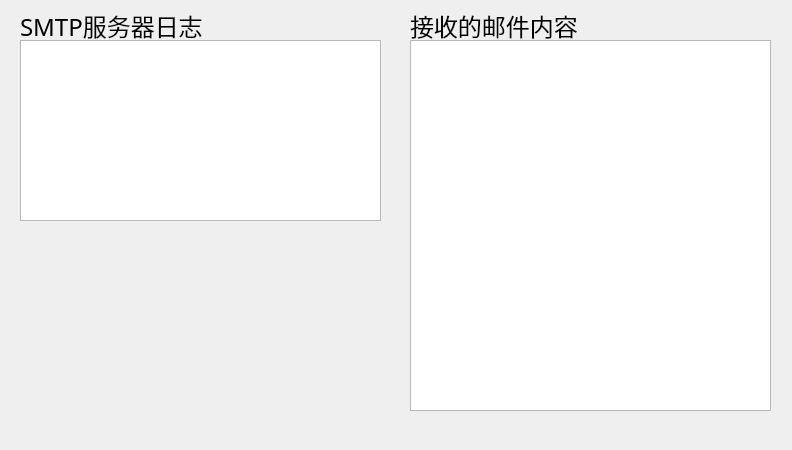
<?xml version="1.0" encoding="UTF-8"?>
<ui version="4.0">
 <class>Dialog</class>
 <widget class="QDialog" name="Dialog">
  <property name="geometry">
   <rect>
    <x>0</x>
    <y>0</y>
    <width>792</width>
    <height>450</height>
   </rect>
  </property>
  <property name="windowTitle">
   <string>邮件服务器</string>
  </property>
  <widget class="QLabel" name="loglab">
   <property name="geometry">
    <rect>
     <x>20</x>
     <y>10</y>
     <width>271</width>
     <height>31</height>
    </rect>
   </property>
   <property name="font">
    <font>
     <family>Kaiti SC</family>
     <pointsize>18</pointsize>
    </font>
   </property>
   <property name="text">
    <string>SMTP服务器日志</string>
   </property>
  </widget>
  <widget class="QLabel" name="contlab">
   <property name="geometry">
    <rect>
     <x>410</x>
     <y>10</y>
     <width>211</width>
     <height>31</height>
    </rect>
   </property>
   <property name="font">
    <font>
     <family>Kaiti SC</family>
     <pointsize>18</pointsize>
    </font>
   </property>
   <property name="text">
    <string>接收的邮件内容</string>
   </property>
  </widget>
  <widget class="QTextBrowser" name="logShow">
   <property name="geometry">
    <rect>
     <x>20</x>
     <y>40</y>
     <width>361</width>
     <height>181</height>
    </rect>
   </property>
  </widget>
  <widget class="QTextBrowser" name="mailShow">
   <property name="geometry">
    <rect>
     <x>410</x>
     <y>40</y>
     <width>361</width>
     <height>371</height>
    </rect>
   </property>
  </widget>
  <widget class="QLabel" name="img">
   <property name="geometry">
    <rect>
     <x>20</x>
     <y>240</y>
     <width>361</width>
     <height>171</height>
    </rect>
   </property>
   <property name="text">
    <string/>
   </property>
   <property name="textFormat">
    <enum>Qt::AutoText</enum>
   </property>
   <property name="alignment">
    <set>Qt::AlignCenter</set>
   </property>
  </widget>
 </widget>
 <resources/>
 <connections/>
</ui>
